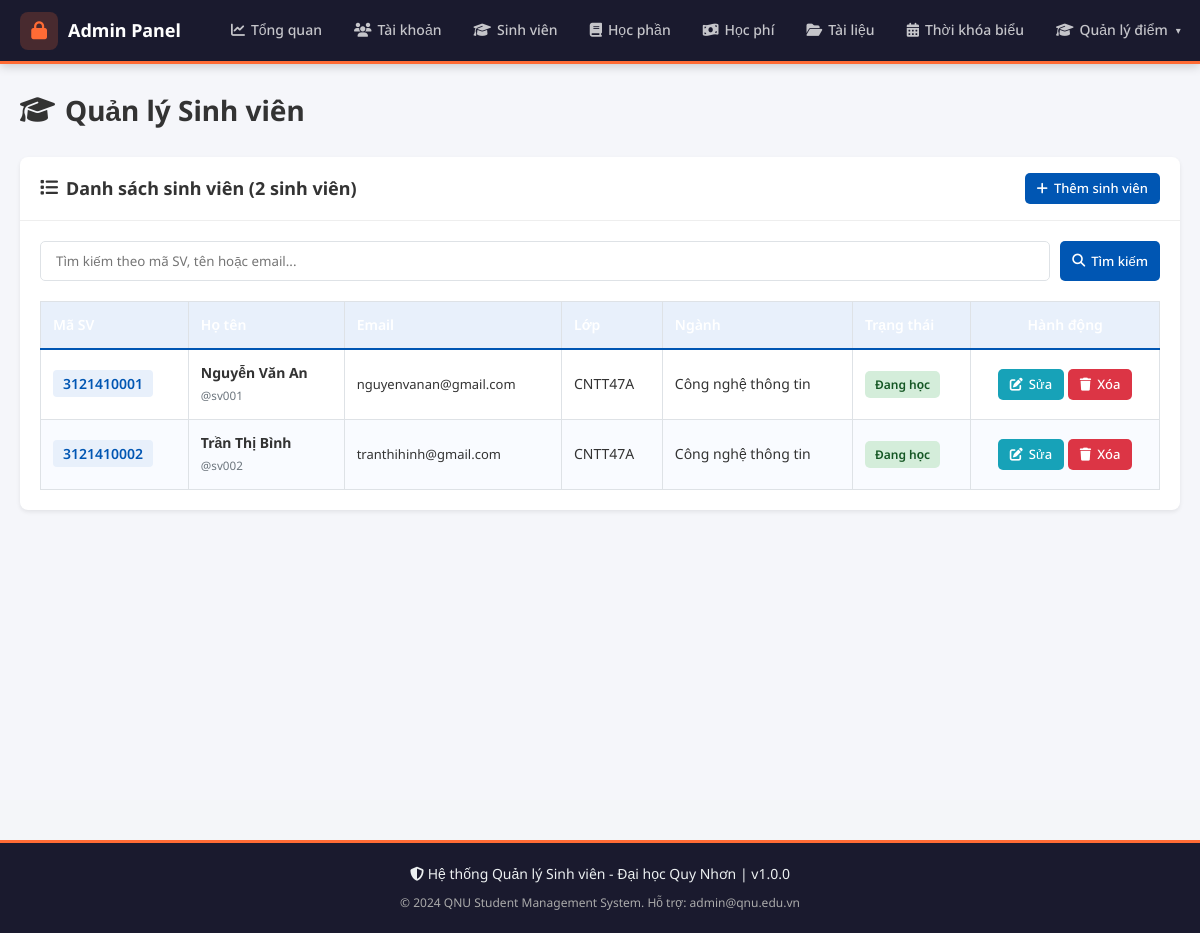
The page /admin/sinh_vien/index.php (signed in) on the database its author committed.
### tables this page shows
CREATE TABLE IF NOT EXISTS `sinh_vien` (
  `id` INT AUTO_INCREMENT PRIMARY KEY,
  `user_id` INT NOT NULL,
  `ma_sv` VARCHAR(20) NOT NULL UNIQUE,
  `ho_ten` VARCHAR(100) NOT NULL,
  `ngay_sinh` DATE,
  `gioi_tinh` ENUM('Nam','Nữ','Khác') DEFAULT 'Nam',
  `dia_chi` TEXT,
  `email` VARCHAR(100),
  `so_dien_thoai` VARCHAR(15),
  `nganh` VARCHAR(100),
  `khoa` VARCHAR(100),
  `lop` VARCHAR(50),
  `nien_khoa` VARCHAR(20),
  `trang_thai` ENUM('Đang học','Tạm dừng','Tốt nghiệp','Thôi học') DEFAULT 'Đang học',
  `anh_dai_dien` VARCHAR(255) DEFAULT NULL,
  FOREIGN KEY (`user_id`) REFERENCES `users`(`id`) ON DELETE CASCADE
);

CREATE TABLE IF NOT EXISTS `users` (
  `id` INT AUTO_INCREMENT PRIMARY KEY,
  `username` VARCHAR(50) NOT NULL UNIQUE,
  `password` VARCHAR(255) NOT NULL,
  `role` ENUM('student','admin') NOT NULL DEFAULT 'student',
  `created_at` TIMESTAMP DEFAULT CURRENT_TIMESTAMP
);

### includes/session.php (called while the page is built, shortened)
<?php
function e(string $str): string {
    return htmlspecialchars($str, ENT_QUOTES, 'UTF-8');
}
?>

### admin/sinh_vien/index.php (the view, shortened to what this page needs)
<?php
require_once ROOT . '/includes/session.php';
$db = getDB();
$page = (int)($_GET['page'] ?? 1);
$search = trim($_GET['search'] ?? '');
$per_page = 15;
$offset = ($page - 1) * $per_page;
$where = "1=1";
$params = [];
$sql_count = "SELECT COUNT(*) as total FROM sinh_vien WHERE " . $where;
$stmt = $db->prepare($sql_count);
$stmt->execute();
$total = $stmt->get_result()->fetch_assoc()['total'];
$sql = "SELECT sv.*, u.username FROM sinh_vien sv
        LEFT JOIN users u ON u.id = sv.user_id
        WHERE " . $where . "
        ORDER BY sv.ma_sv ASC LIMIT ? OFFSET ?";
$stmt = $db->prepare($sql);
$bind_params = array_merge($params, [$per_page, $offset]);
$types = str_repeat('s', count($params)) . 'ii';
$stmt->bind_param($types, ...$bind_params);
$stmt->execute();
$students = $stmt->get_result()->fetch_all(MYSQLI_ASSOC);
require_once ROOT . '/includes/admin/header_admin.php';
?>
<?php require_once ROOT . '/includes/admin/navbar_admin.php'; ?>
<div class="admin-wrapper">
  <div class="admin-container">
    <div class="page-title fade-in">
      <h1><i class="fas fa-graduation-cap"></i> Quản lý Sinh viên</h1>
    </div>
    <div class="card fade-in">
      <div class="card-header" style="display: flex; justify-content: space-between; align-items: center;">
        <h3><i class="fas fa-list"></i> Danh sách sinh viên (<?= $total ?> sinh viên)</h3>
        <a href="<?= BASE_URL ?>/admin/sinh_vien/add.php" class="btn btn-primary btn-sm">
          <i class="fas fa-plus"></i> Thêm sinh viên
        </a>
      </div>
      <div class="card-body">
        <div style="margin-bottom: 20px;">
          <form method="GET" style="display: flex; gap: 10px;">
            <input
              type="text"
              name="search"
              placeholder="Tìm kiếm theo mã SV, tên hoặc email..."
              value="<?= e($search) ?>"
              style="flex: 1; padding: 10px 15px; border: 1px solid var(--border); border-radius: var(--radius-sm); font-family: var(--font-sans);"
            >
            <button type="submit" class="btn btn-primary btn-sm">
              <i class="fas fa-search"></i> Tìm kiếm
            </button>
          </form>
        </div>
        <?php if (count($students) > 0): ?>
          <div style="overflow-x: auto;">
            <table style="width: 100%; border-collapse: collapse; font-size: 14px;">
              <thead>
                <tr style="background: var(--primary-light); border-bottom: 2px solid var(--primary);">
                  <th style="padding: 12px; text-align: left; font-weight: 600;">Mã SV</th>
                  <th style="padding: 12px; text-align: left; font-weight: 600;">Họ tên</th>
                  <th style="padding: 12px; text-align: left; font-weight: 600;">Email</th>
                  <th style="padding: 12px; text-align: left; font-weight: 600;">Lớp</th>
                  <th style="padding: 12px; text-align: left; font-weight: 600;">Ngành</th>
                  <th style="padding: 12px; text-align: left; font-weight: 600;">Trạng thái</th>
                  <th style="padding: 12px; text-align: center; font-weight: 600;">Hành động</th>
                </tr>
              </thead>
              <tbody>
                <?php foreach ($students as $student): ?>
                  <tr style="border-bottom: 1px solid var(--border); transition: background var(--transition);" class="hover-row">
                    <td style="padding: 12px; font-weight: 600;">
                      <span style="background: var(--primary-light); padding: 4px 10px; border-radius: 4px; color: var(--primary);">
                        <?= e($student['ma_sv']) ?>
                      </span>
                    </td>
                    <td style="padding: 12px;">
                      <strong><?= e($student['ho_ten']) ?></strong>
                      <br>
                      <small style="color: var(--text-muted);">@<?= e($student['username'] ?? 'N/A') ?></small>
                    </td>
                    <td style="padding: 12px; font-size: 13px;">
                      <?= e($student['email'] ?? 'N/A') ?>
                    </td>
                    <td style="padding: 12px;">
                      <?= e($student['lop'] ?? 'N/A') ?>
                    </td>
                    <td style="padding: 12px;">
                      <?= e($student['nganh'] ?? 'N/A') ?>
                    </td>
                    <td style="padding: 12px;">
                      <span style="display: inline-block; padding: 4px 10px; border-radius: var(--radius-sm); font-size: 12px; font-weight: 600;
                        background: <?php
                          $status = $student['trang_thai'];
                          if ($status === 'Đang học') echo '#d4edda';
                          elseif ($status === 'Tốt nghiệp') echo '#cce5ff';
                          elseif ($status === 'Tạm dừng') echo '#fff3cd';
                          else echo '#f8d7da';
                        ?>;
                        color: <?php
                          if ($status === 'Đang học') echo '#155724';
                          elseif ($status === 'Tốt nghiệp') echo '#004085';
                          elseif ($status === 'Tạm dừng') echo '#856404';
                          else echo '#721c24';
                        ?>;">
                        <?= e($status) ?>
                      </span>
                    </td>
                    <td style="padding: 12px; text-align: center;">
                      <a href="<?= BASE_URL ?>/admin/sinh_vien/edit.php?id=<?= $student['id'] ?>" class="btn btn-sm" style="background: #17a2b8; color: #fff;">
                        <i class="fas fa-edit"></i> Sửa
                      </a>
                      <a href="<?= BASE_URL ?>/admin/sinh_vien/process_delete.php?id=<?= $student['id'] ?>" class="btn btn-sm" style="background: #dc3545; color: #fff;" onclick="return confirm('Xóa sinh viên này? (Sẽ xóa tài khoản liên kết)');">
                        <i class="fas fa-trash"></i> Xóa
                      </a>
                    </td>
                  </tr>
                <?php endforeach; ?>
              </tbody>
            </table>
          </div>
        <?php endif; ?>
      </div>
    </div>
  </div>
</div>
<?php require_once ROOT . '/includes/admin/footer_admin.php'; ?>

### assets/css/style.css (style rules this page uses)
:root { --primary: #0056B3; --primary-dark: #003d80; --primary-light: #e8f0fb; --bg: #F4F6F9; --white: #FFFFFF; --text: #333333; --text-muted: #6C757D; --success: #28A745; --danger: #DC3545; --warning: #FFC107; --info: #17A2B8; --border: #dee2e6; --shadow: 0 2px 8px rgba(0,0,0,.08); --shadow-md: 0 4px 16px rgba(0,0,0,.12); --radius: 8px; --radius-sm: 5px; --sidebar-w: 250px; --header-h: 64px; --transition: .1s ease; --font-sans: 'Noto Sans', 'Roboto', Arial, 'Helvetica Neue', sans-serif; }
*, *::before, *::after { box-sizing: border-box; margin: 0; padding: 0; }
html { scroll-behavior: smooth; }
body { font-family: var(--font-sans); font-size: 16px; color: var(--text); background: var(--bg); line-height: 1.6; text-rendering: optimizeLegibility; -webkit-font-smoothing: antialiased; -moz-osx-font-smoothing: grayscale; }
a { color: var(--primary); text-decoration: none; transition: color var(--transition); }
h1 { font-size: 26px; font-weight: 700; }
h3 { font-size: 18px; font-weight: 700; }
.btn { display: inline-flex; align-items: center; gap: 6px; padding: 8px 18px; font-size: 15px; font-family: var(--font-sans); font-weight: 500; border-radius: var(--radius-sm); border: none; cursor: pointer; transition: background var(--transition), transform .1s, box-shadow var(--transition); white-space: nowrap; }
.btn-primary { background: var(--primary); color: #fff; }
.btn-sm { padding: 5px 12px; font-size: 13px; }
.card { background: var(--white); border-radius: var(--radius); box-shadow: var(--shadow); overflow: hidden; }
.card-header { padding: 16px 20px; border-bottom: 1px solid var(--border); display: flex; align-items: center; justify-content: space-between; gap: 12px; }
.card-header h2, .card-header h3 { margin: 0; color: var(--primary); }
.card-body { padding: 20px; }
table { width: 100%; border-collapse: collapse; font-size: 15px; }
table th, table td { padding: 11px 14px; text-align: left; border: 1px solid var(--border); vertical-align: middle; }
table thead tr { background: var(--primary); color: #fff; }
table thead th { font-weight: 500; }
table tbody tr:nth-child(even) { background: #f9fbff; }
.page-title { margin-bottom: 22px; }
.page-title h1 { color: var(--primary); font-size: 24px; margin-bottom: 4px; }
.fade-in { animation: fadeIn .12s cubic-bezier(0.34, 1.56, 0.64, 1); }

### includes/admin/header_admin.php (style rules this page uses)
.admin-wrapper { padding-top: calc(var(--header-h) + 24px); padding-bottom: 40px; min-height: 100vh; background: #f5f6fa; }
.admin-container { max-width: 1400px; margin: 0 auto; padding: 0 20px; }
.page-title { margin-bottom: 24px; }
.page-title h1 { font-size: 28px; font-weight: 700; color: var(--text-dark); margin: 0 0 6px; display: flex; align-items: center; gap: 10px; }
.card { background: white; border-radius: 8px; box-shadow: 0 2px 4px rgba(0,0,0,0.08); margin-bottom: 20px; }
.card-header { padding: 16px 20px; border-bottom: 1px solid #eee; display: flex; align-items: center; justify-content: space-between; }
.card-header h3 { margin: 0; color: var(--text-dark); display: flex; align-items: center; gap: 8px; }
.card-body { padding: 20px; }
.fade-in { animation: fadeIn .4s ease; }

### rows shown on the page
sinh_vien: ma_sv "3121410001", ho_ten "Nguyễn Văn An", user.username "sv001", email "nguyenvanan@gmail.com", lop "CNTT47A", nganh "Công nghệ thông tin", trang_thai "Đang học"
sinh_vien: ma_sv "3121410002", ho_ten "Trần Thị Bình", user.username "sv002", email "tranthihinh@gmail.com", lop "CNTT47A", nganh "Công nghệ thông tin", trang_thai "Đang học"

### other values the page prints
$total "2"
APP_VERSION "1.0.0"
